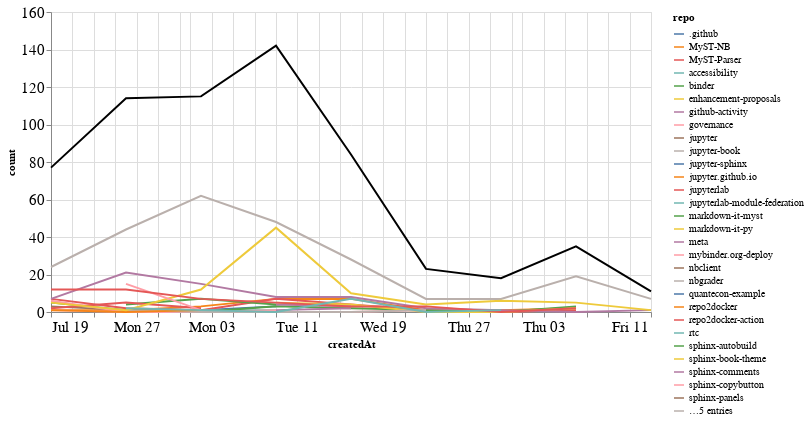

Notebook source saved alongside this figure:
### Markdown cell above
## Comments

### Code cell
comments_time = comments.groupby('repo').resample('W', on='createdAt').count()['author'].reset_index()
comments_time = comments_time.rename(columns={'author': 'count'})
comments_time_total = comments_time.groupby('createdAt').agg({"count": "sum"}).reset_index()
ch1 = alt.Chart(comments_time, width=600).mark_line().encode(
    x='createdAt',
    y='count',
    color='repo',
    tooltip="repo"
)

ch2 = alt.Chart(comments_time_total, width=600).mark_line(color="black").encode(
    x='createdAt',
    y='count',
)

ch1 + ch2

### Figure 1 — Vega-Lite specification as saved in the notebook (floating-point values rounded to 4 significant figures)
{"config": {"axisLeft": {"labelFontSize": 15}, "axisBottom": {"labelFontSize": 15}}, "layer": [{"data": {"name": "data-89dcb02986768b3eb9950b7319975cb0"}, "mark": "line", "encoding": {"color": {"type": "nominal", "field": "repo"}, "tooltip": {"type": "nominal", "field": "repo"}, "x": {"type": "temporal", "field": "createdAt"}, "y": {"type": "quantitative", "field": "count"}}, "width": 600}, {"data": {"name": "data-40db9c28eb657975f6954f87102e73d8"}, "mark": {"type": "line", "color": "black"}, "encoding": {"x": {"type": "temporal", "field": "createdAt"}, "y": {"type": "quantitative", "field": "count"}}, "width": 600}], "$schema": "https://vega.github.io/schema/vega-lite/v4.8.1.json", "datasets": {"data-89dcb02986768b3eb9950b7319975cb0": [{"repo": ".github", "createdAt": "2020-08-02T00:00:00", "count": 1}, {"repo": ".github", "createdAt": "2020-08-09T00:00:00", "count": 3}, {"repo": "MyST-NB", "createdAt": "2020-07-19T00:00:00", "count": 1}, {"repo": "MyST-NB", "createdAt": "2020-07-26T00:00:00", "count": 1}, {"repo": "MyST-NB", "createdAt": "2020-08-02T00:00:00", "count": 3}, {"repo": "MyST-NB", "createdAt": "2020-08-09T00:00:00", "count": 7}, {"repo": "MyST-NB", "createdAt": "2020-08-16T00:00:00", "count": 7}, {"repo": "MyST-NB", "createdAt": "2020-08-23T00:00:00", "count": 1}, {"repo": "MyST-NB", "createdAt": "2020-08-30T00:00:00", "count": 1}, {"repo": "MyST-NB", "createdAt": "2020-09-06T00:00:00", "count": 2}, {"repo": "MyST-Parser", "createdAt": "2020-07-19T00:00:00", "count": 7}, {"repo": "MyST-Parser", "createdAt": "2020-07-26T00:00:00", "count": 2}, {"repo": "MyST-Parser", "createdAt": "2020-08-02T00:00:00", "count": 1}, {"repo": "MyST-Parser", "createdAt": "2020-08-09T00:00:00", "count": 7}, {"repo": "MyST-Parser", "createdAt": "2020-08-16T00:00:00", "count": 4}, {"repo": "MyST-Parser", "createdAt": "2020-08-23T00:00:00", "count": 1}, {"repo": "MyST-Parser", "createdAt": "2020-08-30T00:00:00", "count": 0}, {"repo": "MyST-Parser", "createdAt": "2020-09-06T00:00:00", "count": 1}, {"repo": "accessibility", "createdAt": "2020-08-02T00:00:00", "count": 1}, {"repo": "accessibility", "createdAt": "2020-08-09T00:00:00", "count": 1}, {"repo": "binder", "createdAt": "2020-07-19T00:00:00", "count": 5}, {"repo": "binder", "createdAt": "2020-07-26T00:00:00", "count": 1}, {"repo": "binder", "createdAt": "2020-08-02T00:00:00", "count": 0}, {"repo": "binder", "createdAt": "2020-08-09T00:00:00", "count": 3}, {"repo": "binder", "createdAt": "2020-08-16T00:00:00", "count": 2}, {"repo": "binder", "createdAt": "2020-08-23T00:00:00", "count": 1}, {"repo": "binder", "createdAt": "2020-08-30T00:00:00", "count": 0}, {"repo": "binder", "createdAt": "2020-09-06T00:00:00", "count": 3}, {"repo": "enhancement-proposals", "createdAt": "2020-08-16T00:00:00", "count": 4}, {"repo": "enhancement-proposals", "createdAt": "2020-08-23T00:00:00", "count": 0}, {"repo": "enhancement-proposals", "createdAt": "2020-08-30T00:00:00", "count": 0}, {"repo": "enhancement-proposals", "createdAt": "2020-09-06T00:00:00", "count": 2}, {"repo": "github-activity", "createdAt": "2020-08-09T00:00:00", "count": 1}, {"repo": "github-activity", "createdAt": "2020-08-16T00:00:00", "count": 2}, {"repo": "governance", "createdAt": "2020-07-19T00:00:00", "count": 1}, {"repo": "governance", "createdAt": "2020-07-26T00:00:00", "count": 0}, {"repo": "governance", "createdAt": "2020-08-02T00:00:00", "count": 0}, {"repo": "governance", "createdAt": "2020-08-09T00:00:00", "count": 1}, {"repo": "jupyter", "createdAt": "2020-07-19T00:00:00", "count": 3}, {"repo": "jupyter", "createdAt": "2020-07-26T00:00:00", "count": 1}, {"repo": "jupyter-book", "createdAt": "2020-07-19T00:00:00", "count": 24}, {"repo": "jupyter-book", "createdAt": "2020-07-26T00:00:00", "count": 44}, {"repo": "jupyter-book", "createdAt": "2020-08-02T00:00:00", "count": 62}, {"repo": "jupyter-book", "createdAt": "2020-08-09T00:00:00", "count": 48}, {"repo": "jupyter-book", "createdAt": "2020-08-16T00:00:00", "count": 28}, {"repo": "jupyter-book", "createdAt": "2020-08-23T00:00:00", "count": 7}, {"repo": "jupyter-book", "createdAt": "2020-08-30T00:00:00", "count": 7}, {"repo": "jupyter-book", "createdAt": "2020-09-06T00:00:00", "count": 19}, {"repo": "jupyter-book", "createdAt": "2020-09-13T00:00:00", "count": 7}, {"repo": "jupyter-sphinx", "createdAt": "2020-08-30T00:00:00", "count": 2}, {"repo": "jupyter.github.io", "createdAt": "2020-07-26T00:00:00", "count": 3}, {"repo": "jupyterlab", "createdAt": "2020-09-06T00:00:00", "count": 1}, {"repo": "jupyterlab-module-federation", "createdAt": "2020-07-19T00:00:00", "count": 2}, {"repo": "markdown-it-myst", "createdAt": "2020-07-26T00:00:00", "count": 4}, {"repo": "markdown-it-myst", "createdAt": "2020-08-02T00:00:00", "count": 7}, {"repo": "markdown-it-myst", "createdAt": "2020-08-09T00:00:00", "count": 4}, {"repo": "markdown-it-py", "createdAt": "2020-08-09T00:00:00", "count": 5}, {"repo": "markdown-it-py", "createdAt": "2020-08-16T00:00:00", "count": 4}, {"repo": "meta", "createdAt": "2020-07-19T00:00:00", "count": 7}, {"repo": "meta", "createdAt": "2020-07-26T00:00:00", "count": 21}, {"repo": "meta", "createdAt": "2020-08-02T00:00:00", "count": 15}, {"repo": "meta", "createdAt": "2020-08-09T00:00:00", "count": 8}, {"repo": "meta", "createdAt": "2020-08-16T00:00:00", "count": 8}, {"repo": "meta", "createdAt": "2020-08-23T00:00:00", "count": 2}, {"repo": "meta", "createdAt": "2020-08-30T00:00:00", "count": 1}, {"repo": "meta", "createdAt": "2020-09-06T00:00:00", "count": 0}, {"repo": "meta", "createdAt": "2020-09-13T00:00:00", "count": 1}, {"repo": "mybinder.org-deploy", "createdAt": "2020-07-19T00:00:00", "count": 6}, {"repo": "mybinder.org-deploy", "createdAt": "2020-07-26T00:00:00", "count": 0}, {"repo": "mybinder.org-deploy", "createdAt": "2020-08-02T00:00:00", "count": 0}, {"repo": "mybinder.org-deploy", "createdAt": "2020-08-09T00:00:00", "count": 0}, {"repo": "mybinder.org-deploy", "createdAt": "2020-08-16T00:00:00", "count": 0}, {"repo": "mybinder.org-deploy", "createdAt": "2020-08-23T00:00:00", "count": 1}, {"repo": "nbclient", "createdAt": "2020-09-13T00:00:00", "count": 1}, {"repo": "nbgrader", "createdAt": "2020-07-26T00:00:00", "count": 1}, {"repo": "nbgrader", "createdAt": "2020-08-02T00:00:00", "count": 0}, {"repo": "nbgrader", "createdAt": "2020-08-09T00:00:00", "count": 0}, {"repo": "nbgrader", "createdAt": "2020-08-16T00:00:00", "count": 0}, {"repo": "nbgrader", "createdAt": "2020-08-23T00:00:00", "count": 1}, {"repo": "quantecon-example", "createdAt": "2020-08-02T00:00:00", "count": 1}, {"repo": "repo2docker", "createdAt": "2020-07-19T00:00:00", "count": 1}, {"repo": "repo2docker", "createdAt": "2020-07-26T00:00:00", "count": 0}, {"repo": "repo2docker", "createdAt": "2020-08-02T00:00:00", "count": 1}, {"repo": "repo2docker-action", "createdAt": "2020-07-19T00:00:00", "count": 2}, {"repo": "repo2docker-action", "createdAt": "2020-07-26T00:00:00", "count": 5}, {"repo": "repo2docker-action", "createdAt": "2020-08-02T00:00:00", "count": 2}, {"repo": "rtc", "createdAt": "2020-07-19T00:00:00", "count": 1}, {"repo": "sphinx-autobuild", "createdAt": "2020-08-16T00:00:00", "count": 1}, {"repo": "sphinx-book-theme", "createdAt": "2020-07-19T00:00:00", "count": 5}, {"repo": "sphinx-book-theme", "createdAt": "2020-07-26T00:00:00", "count": 1}, {"repo": "sphinx-book-theme", "createdAt": "2020-08-02T00:00:00", "count": 12}, {"repo": "sphinx-book-theme", "createdAt": "2020-08-09T00:00:00", "count": 45}, {"repo": "sphinx-book-theme", "createdAt": "2020-08-16T00:00:00", "count": 10}, {"repo": "sphinx-book-theme", "createdAt": "2020-08-23T00:00:00", "count": 4}, {"repo": "sphinx-book-theme", "createdAt": "2020-08-30T00:00:00", "count": 6}, {"repo": "sphinx-book-theme", "createdAt": "2020-09-06T00:00:00", "count": 5}, {"repo": "sphinx-book-theme", "createdAt": "2020-09-13T00:00:00", "count": 1}, {"repo": "sphinx-comments", "createdAt": "2020-08-09T00:00:00", "count": 4}, {"repo": "sphinx-comments", "createdAt": "2020-08-16T00:00:00", "count": 3}, {"repo": "sphinx-copybutton", "createdAt": "2020-07-26T00:00:00", "count": 15}, {"repo": "sphinx-copybutton", "createdAt": "2020-08-02T00:00:00", "count": 1}, {"repo": "sphinx-panels", "createdAt": "2020-09-13T00:00:00", "count": 1}, {"repo": "sphinx-tabs", "createdAt": "2020-08-23T00:00:00", "count": 2}, {"repo": "sphinx-thebe", "createdAt": "2020-08-16T00:00:00", "count": 1}, {"repo": "sphinx-togglebutton", "createdAt": "2020-07-26T00:00:00", "count": 1}, {"repo": "team-compass", "createdAt": "2020-07-19T00:00:00", "count": 12}, {"repo": "team-compass", "createdAt": "2020-07-26T00:00:00", "count": 12}, {"repo": "team-compass", "createdAt": "2020-08-02T00:00:00", "count": 7}, {"repo": "team-compass", "createdAt": "2020-08-09T00:00:00", "count": 5}, {"repo": "team-compass", "createdAt": "2020-08-16T00:00:00", "count": 3}, {"repo": "team-compass", "createdAt": "2020-08-23T00:00:00", "count": 3}, {"repo": "team-compass", "createdAt": "2020-08-30T00:00:00", "count": 0}, {"repo": "team-compass", "createdAt": "2020-09-06T00:00:00", "count": 2}, {"repo": "thebe", "createdAt": "2020-07-26T00:00:00", "count": 2}, {"repo": "thebe", "createdAt": "2020-08-02T00:00:00", "count": 1}, {"repo": "thebe", "createdAt": "2020-08-09T00:00:00", "count": 0}, {"repo": "thebe", "createdAt": "2020-08-16T00:00:00", "count": 7}, {"repo": "thebe", "createdAt": "2020-08-23T00:00:00", "count": 0}, {"repo": "thebe", "createdAt": "2020-08-30T00:00:00", "count": 1}], "data-40db9c28eb657975f6954f87102e73d8": [{"createdAt": "2020-07-19T00:00:00", "count": 77}, {"createdAt": "2020-07-26T00:00:00", "count": 114}, {"createdAt": "2020-08-02T00:00:00", "count": 115}, {"createdAt": "2020-08-09T00:00:00", "count": 142}, {"createdAt": "2020-08-16T00:00:00", "count": 84}, {"createdAt": "2020-08-23T00:00:00", "count": 23}, {"createdAt": "2020-08-30T00:00:00", "count": 18}, {"createdAt": "2020-09-06T00:00:00", "count": 35}, {"createdAt": "2020-09-13T00:00:00", "count": 11}]}}
